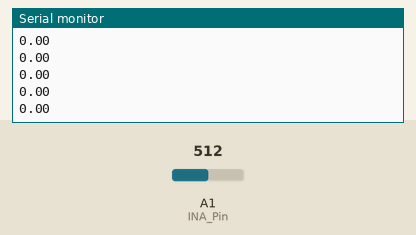
This sketch was run on a simulated Arduino Uno, built with avr-gcc and run on an emulated ATmega328P. Parts: the last lines printed to the serial monitor. The inputs (shaded band) are chosen by the test bench; at power-on: A1 (INA_Pin) = 512.

Above: at 1.2 s.
1.3 s: A1 (INA_Pin) set to 716
At 1.48 s:
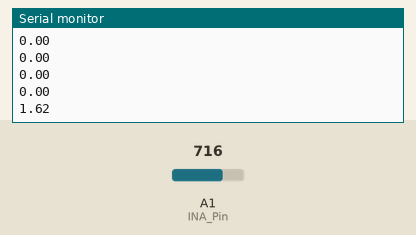
2.8 s: A1 (INA_Pin) set to 900
At 2.83 s:
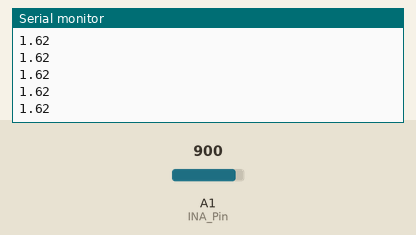
Timing chart, 0 to 5.8 s (numbered marks = the images above; inputs shaded):
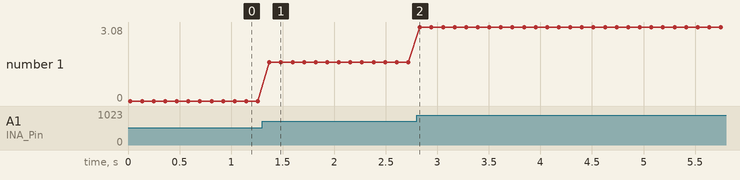

The sketch:

LoadCell.ino
```cpp
/* Load Cell*/
int INA_Pin = A1;
float OS = 0;
float SF = 1.398/0.86; //Scale Factor [kg/V];
float T;

void setup() {
  Serial.begin(9600);
  OS = ReadINA(INA_Pin);
}

void loop() {
  T = SF * ReadINA(INA_Pin);
  Serial.println(T);

  delay(100);
}

float ReadINA(int pin){
  int i;
  float store = 0;
  for(i=0; i<100; i++){
   store += analogRead(pin);
  }
  int Value = store/i;
  float Volt = (5.0/1023.0) * Value - OS;
  return Volt;
}
```

Measured:
- after the input at 1.3 s, the serial monitor: prints a new line after 0.07 s (image 1)
- plotted number 1: 0 → 1.62 after the input at 1.3 s, 1.62 → 3.08 after the input at 2.8 s
